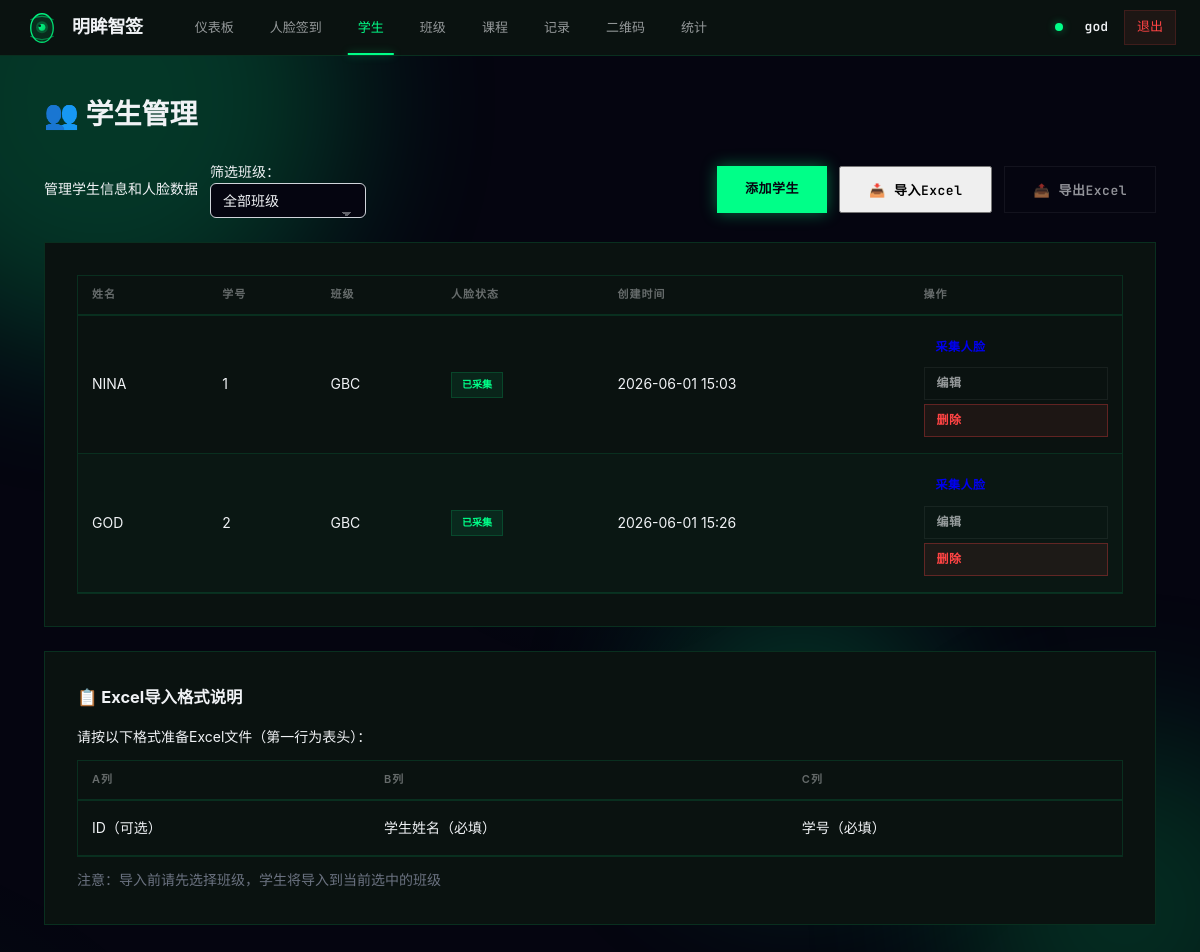
Page /students (signed in) on the committed database.
### app.py (models this page shows)
class User(db.Model):
    id = db.Column(db.Integer, primary_key=True)
    username = db.Column(db.String(80), unique=True, nullable=False)
    password_hash = db.Column(db.String(200), nullable=False)
    name = db.Column(db.String(100), nullable=False)
    role = db.Column(db.String(20), default='teacher')
    classes = db.relationship('Class', backref='user', lazy=True)
    students = db.relationship('Student', backref='user', lazy=True)
    attendances = db.relationship('Attendance', backref='user', lazy=True)

class Student(db.Model):
    id = db.Column(db.Integer, primary_key=True)
    name = db.Column(db.String(100), nullable=False)
    student_id = db.Column(db.String(50), nullable=False)
    class_id = db.Column(db.Integer, db.ForeignKey('class.id'), nullable=False)
    face_descriptor = db.Column(db.LargeBinary)
    face_descriptor_512 = db.Column(db.LargeBinary)
    created_at = db.Column(db.DateTime, default=datetime.now)
    user_id = db.Column(db.Integer, db.ForeignKey('user.id'), nullable=False)
    attendances = db.relationship('Attendance', backref='student_ref', lazy=True)

class Class(db.Model):
    id = db.Column(db.Integer, primary_key=True)
    name = db.Column(db.String(100), nullable=False)
    grade = db.Column(db.String(50))
    description = db.Column(db.Text)
    created_at = db.Column(db.DateTime, default=datetime.now)
    user_id = db.Column(db.Integer, db.ForeignKey('user.id'), nullable=False)
    students = db.relationship('Student', backref='class_ref', lazy=True)
    attendances = db.relationship('Attendance', backref='class_ref', lazy=True)

### app.py (the view)
@app.route('/students')
def students():
    if 'user_id' not in session:
        return redirect(url_for('login'))
    user = get_current_user()
    classes = Class.query.filter_by(user_id=user.id).all()
    class_id = request.args.get('class_id', type=int)
    if class_id:
        students = Student.query.filter_by(class_id=class_id, user_id=user.id).all()
        selected_class = Class.query.filter_by(id=class_id, user_id=user.id).first()
    else:
        students = Student.query.filter_by(user_id=user.id).all()
        selected_class = None
    return render_template('students.html',
                         classes=classes,
                         students=students,
                         selected_class=selected_class,
                         user=user)

### app.py (called while the page is built)
def get_current_user():
    if 'user_id' in session:
        return User.query.get(session['user_id'])
    return None

### templates/students.html (shortened to what this page needs)
{% extends "base.html" %}
{% block content %}
<h1 style="font-size: 28px; margin-bottom: 24px;">👥 学生管理</h1>
<div style="display: flex; justify-content: space-between; align-items: center; margin-bottom: 24px;">
    <div style="display: flex; gap: 12px; align-items: center;">
        <p>管理学生信息和人脸数据</p>
        <div>
            <label>筛选班级：</label>
            <select id="classFilter" onchange="filterStudents()" style="padding: 8px 12px; border: 1px solid #d1d5db; border-radius: 6px;">
                <option value="">全部班级</option>
            </select>
        </div>
    </div>
    <div style="display: flex; gap: 12px;">
        <a href="/students/add" class="btn btn-primary">添加学生</a>
        <button onclick="document.getElementById('importFile').click()" class="btn btn-success">📥 导入Excel</button>
        <button onclick="exportStudents()" class="btn btn-secondary">📤 导出Excel</button>
    </div>
</div>
<div class="card">
    <table>
        <thead>
            <tr>
                <th>姓名</th>
                <th>学号</th>
                <th>班级</th>
                <th>人脸状态</th>
                <th>创建时间</th>
                <th>操作</th>
            </tr>
        </thead>
        <tbody>
            {% for student in students %}
            {% set cls = classes|selectattr('id', 'equalto', student.class_id)|first %}
            <tr>
                <td>{{ student.name }}</td>
                <td>{{ student.student_id }}</td>
                <td>{{ cls.name if cls else '未知' }}</td>
                <td>
                    {% if student.face_descriptor %}
                    <span class="badge badge-success">已采集</span>
                    {% else %}
                    <span class="badge badge-warning">未采集</span>
                    {% endif %}
                </td>
                <td>{{ student.created_at.strftime('%Y-%m-%d %H:%M') }}</td>
                <td>
                    <a href="/capture/{{ student.id }}" class="btn btn-success" style="padding: 6px 12px; font-size: 12px; margin-bottom: 4px; display: block;">采集人脸</a>
                    <a href="/students/edit/{{ student.id }}" class="btn btn-secondary" style="padding: 6px 12px; font-size: 12px; margin-bottom: 4px; display: block;">编辑</a>
                    <a href="#" onclick="event.preventDefault(); if(confirm('确定删除该学生吗？')){var f=document.createElement('form');f.method='POST';f.action='/students/delete/{{ student.id }}';document.body.appendChild(f);f.submit();}" class="btn btn-danger" style="padding: 6px 12px; font-size: 12px; display: block;">删除</a>
                </td>
            </tr>
            {% endfor %}
        </tbody>
    </table>
</div>
<div class="card" style="margin-top: 24px;">
    <h3 style="margin-bottom: 16px;">📋 Excel导入格式说明</h3>
    <p style="margin-bottom: 12px;">请按以下格式准备Excel文件（第一行为表头）：</p>
    <table style="font-size: 14px;">
        <thead>
            <tr>
                <th>A列</th>
                <th>B列</th>
                <th>C列</th>
            </tr>
        </thead>
        <tbody>
            <tr>
                <td>ID（可选）</td>
                <td>学生姓名（必填）</td>
                <td>学号（必填）</td>
            </tr>
        </tbody>
    </table>
    <p style="margin-top: 12px; color: #6b7280; font-size: 14px;">注意：导入前请先选择班级，学生将导入到当前选中的班级</p>
</div>
{% endblock %}

### templates/base.html (shortened to what this page needs)
<!DOCTYPE html>
<html lang="zh-CN">
<head>
</head>
<body>
    <div class="orb orb-1"></div>
    <header class="topbar">
        <div class="logo">
            <div class="logo-icon">
            </div>
            <h1>明眸智签</h1>
        </div>
        <nav class="nav-tabs">
            <a href="/" class="{{ 'active' if request.path == '/' else '' }}">仪表板</a>
            <a href="/attendance" class="{{ 'active' if request.path == '/attendance' else '' }}">人脸签到</a>
            <a href="/students" class="{{ 'active' if request.path == '/students' else '' }}">学生</a>
            <a href="/classes" class="{{ 'active' if request.path == '/classes' else '' }}">班级</a>
            <a href="/courses" class="{{ 'active' if request.path.startswith('/courses') else '' }}">课程</a>
            <a href="/records" class="{{ 'active' if request.path == '/records' else '' }}">记录</a>
            <a href="/qrcode_attendance" class="{{ 'active' if request.path == '/qrcode_attendance' else '' }}">二维码</a>
            <a href="/statistics" class="{{ 'active' if request.path == '/statistics' else '' }}">统计</a>
        </nav>
        <div class="nav-right">
            {% if user %}
            <span class="status-dot online"></span>
            <span class="user-name">{{ user.name }}</span>
            <a href="/logout" class="logout-link">退出</a>
            {% else %}
            <div class="login-links">
                <a href="/login">登录</a>
                <span>|</span>
                <a href="/register">注册</a>
            </div>
            {% endif %}
        </div>
    </header>
    <main class="content">
        {% block content %}{% endblock %}
    </main>
</body>
</html>

### rows in the picture
User: name "god"
Student: name "NINA", student_id "1", shows "已采集", created_at "2026-06-01 15:03"
Class: name "GBC"
Student: name "GOD", student_id "2", shows "已采集", created_at "2026-06-01 15:26"
